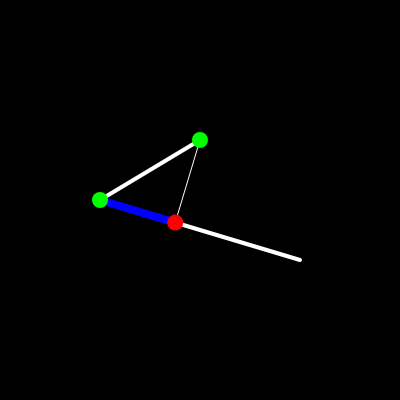
Frame 1 (no input)
Frame 60 (no input): identical to frame 1, image omitted
Frame 120 (the mouse pressed at the canvas centre since frame 60): identical to frame 1, image omitted

The p5.js sketch that drew this single still picture (run headless with seeded random() and noise() and a simulated clock; from frame 60 on, the mouse is pressed at the canvas centre):

// p5.js sketch
// ── sketch.js
let a, b;

function setup() {
  createCanvas(400, 400);
  a = createVector(100, -60);
  b = createVector(200, 60);
}

function vectorProjection(a, b) {
  let bCopy = b.copy().normalize(); // make b a unit vector
  let sp = a.dot(bCopy); // calculate A.B
  bCopy.mult(sp); // set normalize b to sp
  return bCopy;
}

function draw() {
  background(0);
  strokeWeight(4);
  stroke(255);
  let pos = createVector(100, 200);
  line(pos.x, pos.y, pos.x + a.x, pos.y + a.y);
  line(pos.x, pos.y, pos.x + b.x, pos.y + b.y);

  let v = vectorProjection(a, b);
  strokeWeight(8);
  stroke(0, 0, 255);
  line(pos.x, pos.y, pos.x + v.x, pos.y + v.y);
  
  strokeWeight(1);
  stroke(255);
  line (pos.x + a.x, pos.y + a.y, pos.x + v.x, pos.y + v.y);
  
    fill(0,255,0);
  noStroke();
  circle(pos.x + a.x, pos.y + a.y, 16);
  
  fill(255,0, 0);
  noStroke();
  circle(v.x + pos.x, v.y + pos.y, 16);

  fill(0, 255, 0);
  noStroke();
  circle(pos.x, pos.y, 16);
}
